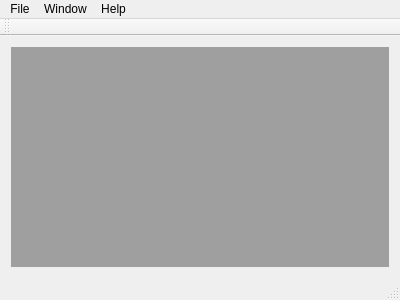
<?xml version="1.0" encoding="UTF-8"?>
<ui version="4.0">
 <class>CSVReaderMainWindow</class>
 <widget class="QMainWindow" name="CSVReaderMainWindow">
  <property name="geometry">
   <rect>
    <x>0</x>
    <y>0</y>
    <width>400</width>
    <height>300</height>
   </rect>
  </property>
  <property name="windowTitle">
   <string>CSV Reader</string>
  </property>
  <widget class="QWidget" name="centralWidget">
   <layout class="QHBoxLayout" name="horizontalLayout">
    <item>
     <widget class="QMdiArea" name="mdiArea"/>
    </item>
   </layout>
  </widget>
  <widget class="QMenuBar" name="menuBar">
   <property name="geometry">
    <rect>
     <x>0</x>
     <y>0</y>
     <width>400</width>
     <height>28</height>
    </rect>
   </property>
   <widget class="QMenu" name="menuFile">
    <property name="title">
     <string>File</string>
    </property>
    <addaction name="actionOpen"/>
    <addaction name="actionExit"/>
   </widget>
   <widget class="QMenu" name="menuWindow">
    <property name="title">
     <string>Window</string>
    </property>
    <addaction name="actionClose_all"/>
   </widget>
   <widget class="QMenu" name="menuAbout">
    <property name="title">
     <string>Help</string>
    </property>
    <addaction name="actionAbout"/>
   </widget>
   <addaction name="menuFile"/>
   <addaction name="menuWindow"/>
   <addaction name="menuAbout"/>
  </widget>
  <widget class="QToolBar" name="mainToolBar">
   <attribute name="toolBarArea">
    <enum>TopToolBarArea</enum>
   </attribute>
   <attribute name="toolBarBreak">
    <bool>false</bool>
   </attribute>
  </widget>
  <widget class="QStatusBar" name="statusBar"/>
  <action name="actionOpen">
   <property name="text">
    <string>Open</string>
   </property>
  </action>
  <action name="actionExit">
   <property name="text">
    <string>Exit</string>
   </property>
  </action>
  <action name="actionClose_all">
   <property name="text">
    <string>Close all</string>
   </property>
  </action>
  <action name="actionAbout">
   <property name="text">
    <string>About</string>
   </property>
  </action>
 </widget>
 <layoutdefault spacing="6" margin="11"/>
 <resources/>
 <connections/>
</ui>
